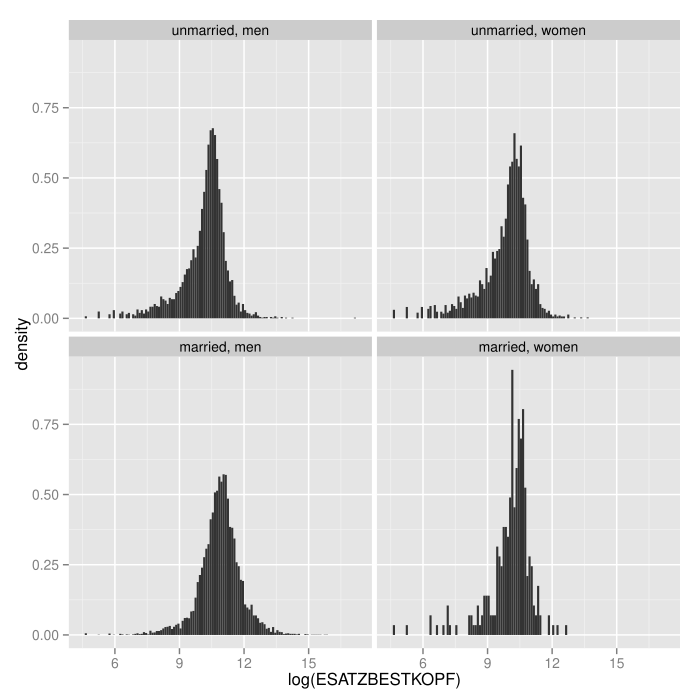

The R source for this figure:
# Vorschl?ge f?r Analysen

## Aufstiege/Abstiege der Personen ?ber die Zeit

## Subgruppenanalyse per reldist (Altersgruppen/Geschlecht/Haushalte und Kombinationen daraus)

## Migrationsstr?me nach OW und von OW weg (z.B. nach Schwyz), Steuerwettbewerb den OW verloren hat kann man hier abbilden

##############################################################################################

# Libraries

library(dplyr)
library(ggplot2)
library(foreign)
library(reldist)
library(IC2)

### Obwalden ####################################
#################################################

# Pfad setzen
setwd("G:/stick/obwalden/")
load("obwalden_entschaerft.RData")

# read in bfs country codes/labels
setwd("C:/Users/Hackstutz/Dropbox/Git/neuchatel/")
bfscodes <- read.csv("analyses/bfs_nationalities.csv")
bfscodes$country_cat[bfscodes$country_cat==""] <- "non OECD"
# Serbien ist teilweise als 8259 abgelegt was nicht der bfs konvention entspricht
bfscodes <- rbind(bfscodes,data.frame("bfs"=8259,"country"="Serbien","country_cat"="non OECD"))
daten$country_cat <- bfscodes$country_cat[match(daten$NATIONALITAET,bfscodes$bfs)]


ow <- select(daten, PERSID, SEX, HEIMATORT, BERUF, ZIVILSTAND, NATIONALITAET, AUFENTHALTSBEW, STEUERJAHR, JAHRGANG, WOHNORT, ESATZBESTKOPF, VSATZBESTKOPF) %.%
  filter(STEUERJAHR==2011&ZIVILSTAND<2&SEX<3) %.%
  mutate(SEX=factor(SEX,labels=c("men","women")), ZIVILSTAND=factor(ZIVILSTAND, labels=c("unmarried","married")))

# ?berblick Verteilungen
median_income <- median(log(ow$ESATZBESTKOPF),na.rm=TRUE)
abs_median <- data.frame(median_income)
sep_median <- as.data.frame(ow %.% group_by(ZIVILSTAND,SEX) %.% summarise(median_income=median(ESATZBESTKOPF,na.rm=TRUE)))
ggplot(ow,aes(x=log(ESATZBESTKOPF)))+geom_histogram(aes(y=..density..),binwidth=0.1)+facet_wrap(~ZIVILSTAND+SEX)

# mit farbe
owZIV <- select(daten, PERSID, SEX, HEIMATORT, BERUF, ZIVILSTAND, NATIONALITAET, country_cat, AUFENTHALTSBEW, STEUERJAHR, JAHRGANG, WOHNORT, ESATZBESTKOPF, VSATZBESTKOPF) %.%
  filter(STEUERJAHR==2013&SEX<3&!ZIVILSTAND%in%c(NA,2,3)&ESATZBESTKOPF>0) %.%
  mutate(SEX=factor(SEX,labels=c("men","women")), ZIVILSTAND=factor(ZIVILSTAND, labels=c("unmarried","married","divorced","widowed")))

# median linien
p50s <- aggregate(log(owZIV$ESATZBESTKOPF)~owZIV$ZIVILSTAND+owZIV$SEX,FUN=median,na.rm=TRUE)
names(p50s) <- c("ZIVILSTAND","SEX","log_ESATZBESTKOPF")
theils <- aggregate(owZIV$ESATZBESTKOPF~owZIV$ZIVILSTAND+owZIV$SEX,FUN=Theil)
names(theils) <- c("ZIVILSTAND","SEX","GE1")
ggplot(owZIV,aes(x=log(ESATZBESTKOPF),fill=SEX))+
  geom_density(aes(y=..density..),binwidth=0.1,alpha = 0.5,position="identity")+
  geom_vline(data=p50s, aes(xintercept=log_ESATZBESTKOPF,color=SEX))+
  geom_text(data=theils, position=position_dodge(width=-9), aes(x = 10.5, y = 0.5, color=SEX, label = paste("Theil:",round(theils$GE1,2))))+
  facet_wrap(~ZIVILSTAND,ncol=1)+
  scale_fill_manual(values=c("men"="blue","women"="red" )) +
  scale_color_manual(values=c("men"="blue","women"="red" )) +
  ggtitle("log taxable income by sex and marital status")+
  xlab("log taxable income")+
  theme_bw()

# median linien
p50s <- aggregate(log(owZIV$ESATZBESTKOPF)~owZIV$country_cat+owZIV$SEX,FUN=median,na.rm=TRUE)
names(p50s) <- c("country_cat","SEX","log_ESATZBESTKOPF")
theils <- aggregate(owZIV$ESATZBESTKOPF~owZIV$country_cat+owZIV$SEX,FUN=Theil)
names(theils) <- c("country_cat","SEX","GE1")
ggplot(owZIV,aes(x=log(ESATZBESTKOPF),fill=SEX))+
  geom_density(aes(y=..density..),binwidth=0.1,alpha = 0.5,position="identity")+
  geom_vline(data=p50s, aes(xintercept=log_ESATZBESTKOPF,color=SEX))+
  geom_text(data=theils, position=position_dodge(width=-9), aes(x = 10.5, y = 0.5, color=SEX, label = paste("Theil:",round(theils$GE1,2))))+
  facet_wrap(~country_cat,ncol=1)+
  scale_fill_manual(values=c("men"="blue","women"="red" )) +
  scale_color_manual(values=c("men"="blue","women"="red" )) +
  ggtitle("log taxable income by sex and nationality")+
  xlab("log taxable income")+
  theme_bw()


#+geom_vline(data=sep_median,aes(xintercept=median_income,group=NULL),colour="blue")
#,aes(x=median_income),colour="red")+geom_vline(sep_income,aes(x=median_income),colour="blue")


### Aargau ######################################
#################################################

setwd("G:/stick/daten_dta/")
ag <- select(read.dta("snat2007.dta"), gem, ziv, gebdat, kind, p600c, p800c) %.% mutate(alter_kat=cut(gebdat, c(-Inf,19020101, 19420101, 19520101,19620101,19720101,19820101,Inf)))
ggplot(ag,aes(x=log(p600c)))+geom_histogram(aes(y=..density..),binwidth=0.1)+facet_wrap(~gem)
ggplot(ag,aes(x=log(p600c)))+geom_histogram(aes(y=..density..),binwidth=0.1)+facet_wrap(~ziv)
ggplot(ag,aes(x=log(p600c)))+geom_histogram(aes(y=..density..),binwidth=0.1)+facet_wrap(~kind)
ggplot(ag,aes(x=log(p600c)))+geom_histogram(aes(y=..density..),binwidth=0.1)+facet_wrap(~alter_kat,ncol=1)
ggplot(ag,aes(x=log(p800c)))+geom_histogram(aes(y=..density..),binwidth=0.1)+facet_wrap(~alter_kat,ncol=1)


# Jura laden
setwd("G:/stick/jura/")
jr <- read.csv("taxdata_JU.csv")
jr <- filter(jr, PERIODE==2012) %.% 
  select(ZIVILSTAND, GEBURTSJAHR_P1,GEBURTSJAHR_P2, ANZAHL_KINDER,GESCHLECHT_P1,GESCHLECHT_P2,steuertotal,stbeink_BUND,STBVERM) %.%
  mutate(alter_kat=cut(GEBURTSJAHR_P1,c(-Inf, 1920, 1930, 1940, 1950, 1960, 1970, 1980,1990, 2000, Inf)))
# nach zivilstand
ggplot(jr[jr$stbeink_BUND>0&jr$ZIVILSTAND!="unbekannt",],aes(x=log(stbeink_BUND)))+geom_histogram(aes(y=..density..),binwidth=0.1)+facet_wrap(~ZIVILSTAND,ncol=1)
# nach geschlecht des hauptverdieners
ggplot(jr[jr$stbeink_BUND>0&jr$ZIVILSTAND=="ledig",],aes(x=log(stbeink_BUND)))+geom_histogram(aes(y=..density..),binwidth=0.1)+facet_wrap(~GESCHLECHT_P1,ncol=1)
# nach gemeinde
ggplot(jr[jr$stbeink_BUND>0,],aes(x=log(stbeink_BUND)))+geom_histogram(aes(y=..density..),binwidth=0.1)+facet_wrap(~BFS)
# verm?gen ?ber alle altersschichten
ggplot(jr[jr$stbeink_BUND>0,],aes(x=log(STBVERM)))+geom_histogram(aes(y=..density..),binwidth=0.1)+facet_wrap(~alter_kat,ncol=1)

#gender-gap
reldist(y=filter(jr,GESCHLECHT_P1==1&ZIVILSTAND=="ledig")$stbeink_BUND,yo=filter(jr,GESCHLECHT_P1==0&ZIVILSTAND=="ledig")$stbeink_BUND)



### M?ll den man evtl sp?ter wieder braucht
library(RCurl)
jr <- read.csv("https://extrawgs.bfh.ch/projekte/000693/Jura/taxdata_JU.csv")

curl = getCurlHandle()
params <-
  list(
    'userAgent' = "Firefox/31.0",
    'curl'    = "Z2FprojekteZ2F000693Z2FBundZ2FFormsZ2FAllItems.aspx",
    'flags'   = "0",
    'forcedownlevel' = "0",
    'formdir' = "3",
    'rdoPblc' = "0",
    'rdoPrvt' = "4",
    'referrer' = "http://www.aplia.com",
    'username' = "ext-farr1",
    'password' = "9a3KfqaM"
  )
html = postForm('https://extrawgs.bfh.ch/CookieAuth.dll', .params = params, curl = curl, style="POST", .opts = list(ssl.verifypeer = FALSE))
html
